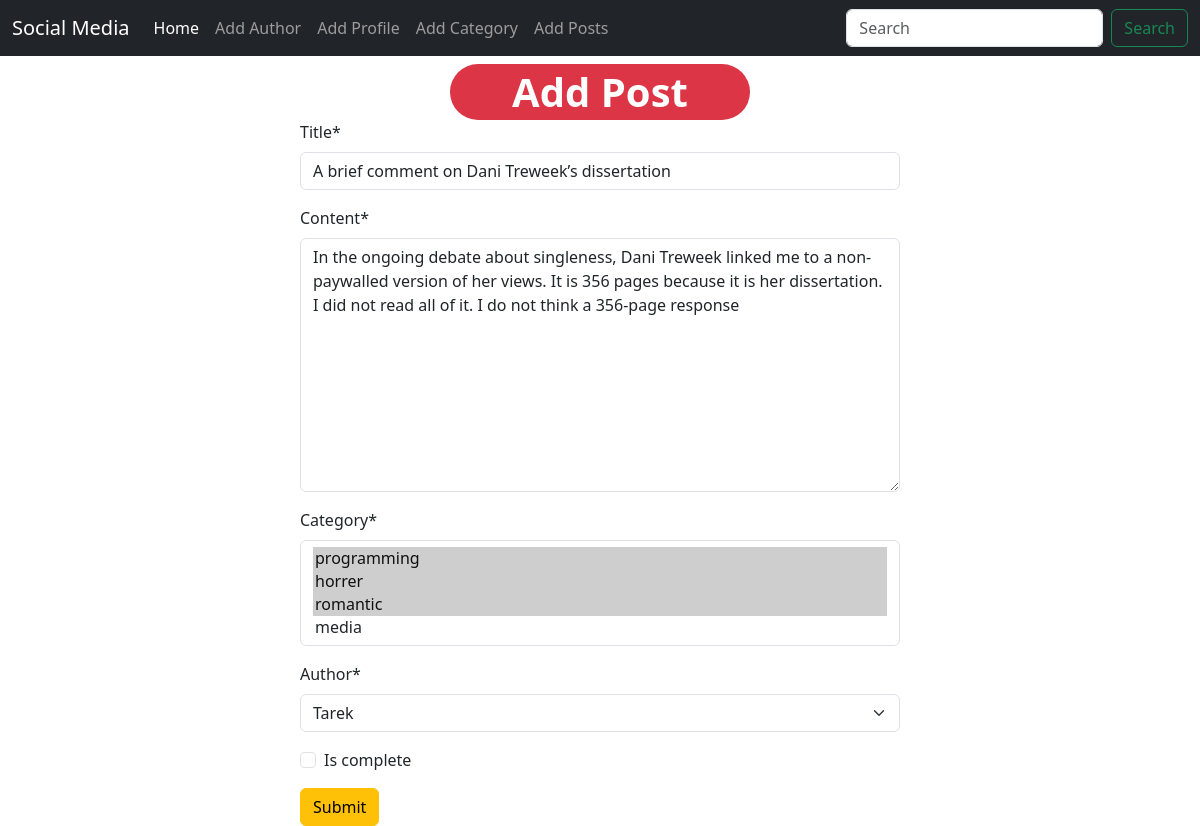
/post/edit/5, run on the app's committed database.
### posts/models.py (models this page shows, shortened)
class Posts(models.Model):
    title = models.CharField(max_length=150)
    content = models.TextField()
    category = models.ManyToManyField(Category)
    author = models.ForeignKey(Author, on_delete=models.CASCADE)
    is_complete = models.BooleanField(default=False)

### posts/views.py (the view)
# urls.py: path('edit/<int:id>', views.edit_post, name = 'edit_post'),
def edit_post(request,id):
    post = models.Posts.objects.get(pk = id)
    post_forms = forms.PostForm(instance=post)
    if request.method == 'POST':
        post_forms = forms.PostForm(request.POST, instance=post)
        if post_forms.is_valid():
            post_forms.save()
            return redirect('homepage')
    return render(request, 'posts/add_post.html', {'form': post_forms})

### posts/forms.py
class PostForm(forms.ModelForm):
    class Meta:
        model = Posts
        fields = '__all__'

### author/models.py (called while the page is built)
    def __str__(self):
        return self.name

### categories/models.py (called while the page is built)
    def __str__(self):
        return self.category_name

### posts/templates/posts/add_post.html (shortened to what this page needs)
{% extends "base.html" %}
{% load crispy_forms_tags %}
{% block content %}
<form method="post" style="width:50%;margin:auto;">
    <h1 class="bg-danger w-50 m-auto p-1 rounded-5 fw-bold text-white text-center mt-2">Add Post</h1>
    {{form | crispy}}
    <button class="btn btn-warning">Submit</button>
</form>
{% endblock %}

### data on the page
Posts: title "A brief comment on Dani Treweek’s dissertation", content "In the ongoing debate about singleness, Dani Treweek linked me to a non- paywalled version of her views. It is 356 pages because it is her dissertation. I did not read all of it. I do not think a 356-page response", author "Tarek"
